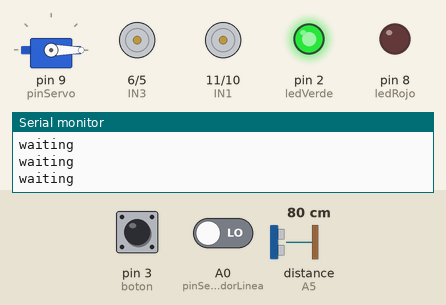
Bench run of a sketch on a simulated Arduino Uno, built with avr-gcc and run on an emulated ATmega328P. Shown: servo, motor-driver pin pairs drawn as motors (green arrow = first pin HIGH = forward, orange = second pin HIGH = backward, longer = more drive), output pins drawn as LEDs (lit = HIGH), the last lines printed to the serial monitor. The inputs (shaded band) are chosen by the test bench; at power-on: pin 3 (boton) LOW, A0 (pinSeguidorLinea) LOW, distance to the obstacle (sensor on A5) 80 cm. The echo pulse lasts 58.3 µs per cm; pins used as bus, display or sensor lines are not drawn.

Above: at 1.2 s.
1.3 s: pin 3 (boton) pulled HIGH for 0.15 s
At 2.2 s:
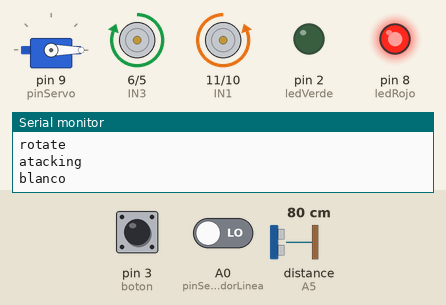
2.9 s: A0 (pinSeguidorLinea) driven HIGH
At 3.5 s:
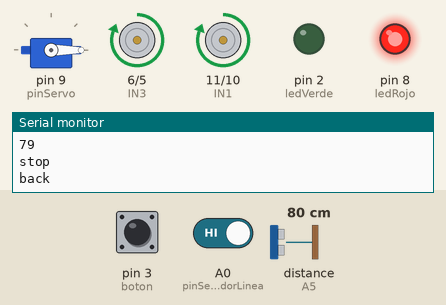
5.9 s: A0 (pinSeguidorLinea) driven LOW
At 6.5 s:
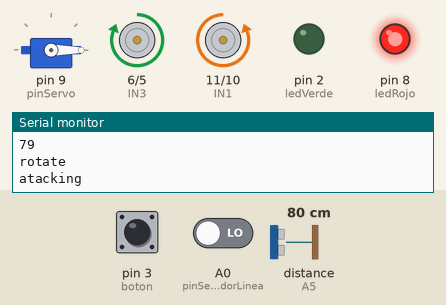
7.5 s: distance to the obstacle (sensor on A5) set to 56 cm
10.5 s: distance to the obstacle (sensor on A5) set to 46 cm
At 11.7 s:
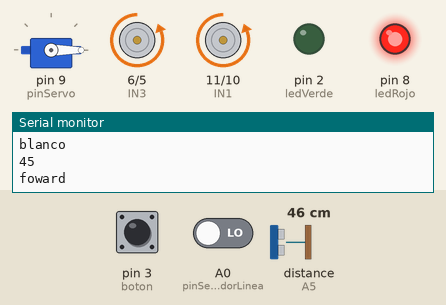
12.0 s: distance to the obstacle (sensor on A5) set to 60 cm
At 12.7 s:
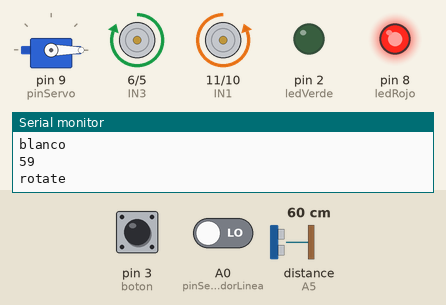
Timing chart, 0 to 14.5 s (numbered marks = the images above; inputs shaded):
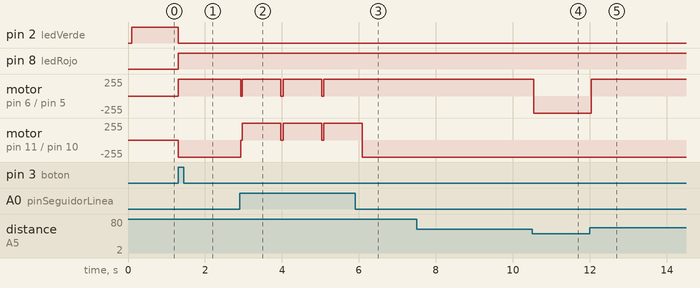

Measured:
- the behaviour switches between 51 and 50 cm on distance to the obstacle (sensor on A5) (found by bisection; images 3 and 4)
- after the input at 1.3 s, pin 2 (ledVerde): HIGH → LOW at once; pin 8 (ledRojo): LOW → HIGH at once; motor on pin 6 (IN3) / pin 5 (IN4): stopped → forward 255/255 at once; motor on pin 11 (IN1) / pin 10 (IN2): stopped → backward 255/255 at once
- after the input at 2.9 s, motor on pin 6 (IN3) / pin 5 (IN4): alternates forward 255/255 for 1.0 s and stopped for 0.06 s, starting at once; motor on pin 11 (IN1) / pin 10 (IN2): backward 255/255 → forward 255/255 at once
- after the input at 5.9 s, motor on pin 6 (IN3) / pin 5 (IN4): stops changing and stays forward 255/255
- after the input at 10.5 s, motor on pin 6 (IN3) / pin 5 (IN4): forward 255/255 → backward 255/255 at once
- after the input at 12.0 s, motor on pin 6 (IN3) / pin 5 (IN4): backward 255/255 → forward 255/255 at once

The sketch:

magnetometro.ino
```cpp
//
//#include "Wire.h"
//#include "HMC5883L.h"
//#include "I2Cdev.h"
//
//HMC5883L magnetometro;
//
//int16_t mx, my, mz;
//void setup() {
//    Serial.begin(9600);
//    Serial.println("Inicializando Magnetometro...");
//    //Inicializamos la comunicación I2C y el magnetómetro
//    Wire.begin();
//    magnetometro.initialize();
//}
//
//void loop() {
//    //Obtenemos del magnetometro las componentes del campo magnético
//    magnetometro.getHeading(&mx, &my, &mz);
//
//    Serial.print("mx:");
//    Serial.print(mx);
//    Serial.print("\tmy:");
//    Serial.print(my);
//    Serial.print("\tmz:");
//    Serial.println(mz);
//    delay(100);
//}
//

//
// Código brújula digital con sensor magnetometro HMC5883
// Basado en el código de http://www.ardumania.es/brujula-digital-hmc5883l/
//
// Añadi LEDs para que indiquen la dirección y así no depender
// del monitor Serial.
//
//
//#include <Wire.h>
//#include <HMC5883L.h> //Include a biblioteca HMC5883L.h
//#include <Adafruit_HMC5883_U.h>
//
//HMC5883L brujula; //Instância a biblioteca para a bússola
//
//int i; //Variable para contar
//float grados; //Variable para almacenar el valor evaluado
//float preciso; //Variable para o mejorar la precison de valor medido
//
//// Asignacion de una identificacion a la brujula
//Adafruit_HMC5883_Unified mag = Adafruit_HMC5883_Unified(12345);
//
//void displaySensorDetails(void)
//{
//sensor_t sensor;
//mag.getSensor(&sensor);
//Serial.println("------------------------------------");
//Serial.print ("Sensor: "); Serial.println(sensor.name);
//Serial.print ("Driver Ver: "); Serial.println(sensor.version);
//Serial.print ("ID unica: "); Serial.println(sensor.sensor_id);
//Serial.print ("Valor Maximo: "); Serial.print(sensor.max_value); Serial.println(" uT");
//Serial.print ("Valor Minimo: "); Serial.print(sensor.min_value); Serial.println(" uT");
//Serial.print ("Resolucion: "); Serial.print(sensor.resolution); Serial.println(" uT");
//Serial.println("------------------------------------");
//Serial.println("");
//delay(500);
//
//}
//
//void setup(void)
//{
//Serial.begin(9600);
//Serial.println("Magnetometro HMC5883 Test"); Serial.println("");
//
///* Inicializamos el sensor */
//if(!mag.begin()){
//// Si hay algun problema con el HMC5883 sale el aviso de que revise las conexiones
//Serial.println("Ooops, no se ha detectado el HMC5883 ... revisa las conexiones!");
//while(1);
//}
//Wire.begin(); //Inicia la comunicacion I2C
//
////Configura a brújula
//brujula = HMC5883L();
//brujula.SetScale(1.3);
//brujula.SetMeasurementMode(Measurement_Continuous);
////===================
//
//// Muesta la información básica del sensor
//displaySensorDetails();
//}
//
//void loop(void)
//{
//// Hacemos que el sensor tome una nueva muestra
//sensors_event_t event;
//mag.getEvent(&event);
//
//float muestra = atan2(event.magnetic.y, event.magnetic.x);
//preciso = 0; //A cero, la variable para una nueva lectura
//
///* Una vez tengamos la muestra tomada, a continuación debemos agregar el "Ángulo de declinación"
//el ángulo de declinación es el "error" del campo magnético en su ubicación.
//Puede encontrar el suyo aquí: http://www.magnetic-declination.com/
//Si no encuentra su ángulo de declinación, comente las dos líneas siguientes, la brújula estará
//ligeramente desviada*/
//
//float declinacionAngulo = 0.13; // Valencia, angulo de declinación 0.13
//muestra += declinacionAngulo;
//
//// corrige los valores negativos
//if(muestra < 0)
//muestra += 2*PI;
//
//// Comprueba si hay error debido a la adición de la declinación.
//if(muestra > 2*PI)
//muestra -= 2*PI;
//
//}
```

integrador.ino
```cpp
//pines para los motores
const byte IN1=11;
const byte IN2=10;
const byte IN3=6;
const byte IN4=5;

//constante de velocidad
const int full=255;

//variable para el seguidor de linea
const byte pinSeguidorLinea = A0;
const byte blanco = 0;
const byte negro = 1;

//variables para el ultrasonido
const byte trigPin = 12;
const byte echoPin = A5;
const byte distanciaMinima=50; //es aproximadamente 50cm


//variable para iniciar/detener ataques
const byte boton = 3;
const byte ledVerde = 2;
const byte ledRojo = 8;
volatile boolean standBy;

//manejo del arma
#include <Servo.h>
Servo servo;
const byte pinServo = 9;
const byte distanciaUso=5;
const byte minRange=0;
const byte maxRange=90;
byte posicionArma;

void setup() {
  Serial.begin(9600);

  //pines para los motores
  pinMode(IN1,OUTPUT);
  pinMode(IN2,OUTPUT);
  pinMode(IN3,OUTPUT);
  pinMode(IN4,OUTPUT);
  //pin seguidor de linea
  pinMode(pinSeguidorLinea,INPUT);
  //pines para sensor distancia por ultrasonido
  pinMode(trigPin, OUTPUT);
  pinMode(echoPin, INPUT);
  //pines para leds y variable de control interno
  standBy = true;
  pinMode(ledVerde,OUTPUT);
  pinMode(ledRojo,OUTPUT);
  //escucho por interrupciones generadas cuando se aprieta el boton que altera esta estado del robor( cambia variable standBy)
  attachInterrupt(digitalPinToInterrupt(boton), apretoBoton, RISING);
  //indico a la libreria del servo el pin a utilizar
  servo.attach(pinServo);
  //preparo el arma
  posicionArma=minRange;
  servo.write(posicionArma);
}

void apretoBoton(){
  standBy = !standBy;
  detener();
//  digitalWrite(ledRojo,standBy);
}

void probarseguidor(){
  int piso = digitalRead(pinSeguidorLinea);
  Serial.println(piso==blanco? "blanco":"negro");
  delay(500);
}

void loop() {
//    algo();
  andar();
//probarseguidor();
//delay(1000);
//Serial.println("aa");
}

void algo(){
  delay(100);
  int a = digitalRead(boton);
  Serial.println(a);
  if (a == HIGH){
    digitalWrite(ledRojo,HIGH);
    digitalWrite(ledVerde,LOW);
  }else{
    digitalWrite(ledVerde,HIGH);
    digitalWrite(ledRojo,LOW);
  }
}

void andar(){

  if(!standBy){
    //modo de pelea
    Serial.println("atacking");
    digitalWrite(ledRojo,HIGH);
    digitalWrite(ledVerde,LOW);
//    delay(1000);
    int dist=medirDistancia();
    int piso=leerPiso();
    Serial.println(piso==blanco? "blanco":"negro");
    Serial.println(dist);
    if(piso == blanco){
      //si sigo dentro de la plataforma
      if(dist<distanciaMinima){
        //enemigo enfrente
        Serial.println("foward");
        avanzar(full);
//        if(dist<distanciaUso){
//          posicionArma = posicionArma==minRange ? maxRange : minRange;
//          servo.write(posicionArma);
//          delay(25);
//        }
      }else{
        Serial.println("rotate");
        rotarDerecha(full);
      }
    }else{
      //si me estoy por caer
      Serial.println("stop");
      detener();
      delay(50);
      Serial.println("back");
      retroceder(full);
      delay(1000);
      detener();
    }
  }else{
    //modo de espera
    detener();
    delay(100);
    Serial.println("waiting");
    digitalWrite(ledVerde,HIGH);
    digitalWrite(ledRojo,LOW);
  }

//  if( dist < distanciaMinima ){
//    Serial.println(piso==blanco? "blanco":"negro");
//    if( piso == negro ){
//      detenerse();
//      retroceder(full);
//      delay(1000);
//      detenerse();
//      delay(50);
//      girarDerechaAdelante(full);
//    }
//  }else{
//    Serial.println(piso==blanco? "blanco":"negro");
//    rotarDerecha(full);
//  }
}
```

motores.ino
```cpp
//
//int IN1=8;
//int IN2=9;
//int IN3=7;
//int IN4=8;
//
//void setup() {
//  //pines para los motores
//  Serial.begin(9600);
//  pinMode(IN1,OUTPUT);
//  pinMode(IN2,OUTPUT);
//  pinMode(IN3,OUTPUT);
//  pinMode(IN4,OUTPUT);
//  Serial.println("me prendi");
//  detenerse();
//}
//
//void loop() {
//  // put your main code here, to run repeatedly:
//  Serial.println("aaaaa");
//  digitalWrite(IN1,HIGH);
//  digitalWrite(IN2,LOW);
//  delay(2000);
////  digitalWrite(IN1,LOW);
////  digitalWrite(IN1,LOW);
////  delay(2000);
////  digitalWrite(IN1,LOW);
////  digitalWrite(IN2,HIGH);
////  delay(2000);
//
//}


void avanzar(int velocidad){
  digitalWrite(IN1,LOW);
  digitalWrite(IN2,velocidad);
  digitalWrite(IN3,LOW);
  digitalWrite(IN4,velocidad);
}

void detener(){
  digitalWrite(IN1,LOW);
  digitalWrite(IN2,LOW);
  digitalWrite(IN3,LOW);
  digitalWrite(IN4,LOW);
}

void retroceder(int velocidad){
  digitalWrite(IN1,velocidad);
  digitalWrite(IN2,LOW);
  digitalWrite(IN3,velocidad);
  digitalWrite(IN4,LOW);

}

void girarDerechaAdelante(int grados){
  digitalWrite(IN1,LOW);
  digitalWrite(IN2,LOW);
  digitalWrite(IN3,HIGH);
  digitalWrite(IN4,LOW);
}

void girarDerechaAtras(int grados){
  digitalWrite(IN1,LOW);
  digitalWrite(IN2,LOW);
  digitalWrite(IN3,LOW);
  digitalWrite(IN4,HIGH);
}

void girarIzquierdaAdelante(int grados){
  digitalWrite(IN1,HIGH);
  digitalWrite(IN2,LOW);
  digitalWrite(IN3,LOW);
  digitalWrite(IN4,LOW);
}

void girarIzquierdaAtras(int grados){
  digitalWrite(IN1,LOW);
  digitalWrite(IN2,HIGH);
  digitalWrite(IN3,LOW);
  digitalWrite(IN4,LOW);
}

/*
 * ROTAR: implica accionar ambos motores
 */
void rotarIzquierda(int grados){
  digitalWrite(IN1,HIGH);
  digitalWrite(IN2,LOW);
  digitalWrite(IN3,LOW);
  digitalWrite(IN4,HIGH);
}

void rotarDerecha(int grados){
  digitalWrite(IN1,LOW);
  digitalWrite(IN2,HIGH);
  digitalWrite(IN3,HIGH);
  digitalWrite(IN4,LOW);
}
```

seguidorLinea.ino
```cpp
//const int pinSeguidorLinea = A10;
//const int blanco = 0;
//const int negro = 1;

//void setup() {
//  Serial.begin(9600);
//  pinMode(pinSeguidorLinea,INPUT);
//}
//
//void loop() {
//  int lectura = digitalRead(pinSeguidorLinea);
//  Serial.println(lectura);
//  delay(500);
//}

int leerPiso(){
  return digitalRead(pinSeguidorLinea);
}
```

ultraSonido.ino
```cpp
// defines pins numbers
//const int trigPin = 40;
//const int echoPin = A15;
//
//const int distanciaMinima=50; //es aproximadamente 50cm

int medirDistancia(){
  digitalWrite(trigPin, LOW);
  delayMicroseconds(2);
  digitalWrite(trigPin, HIGH);
  delayMicroseconds(10);
  digitalWrite(trigPin, LOW);
  long duration = pulseIn(echoPin, HIGH);
  return duration*0.034/2;
}

//
//void setup() {
//  pinMode(trigPin, OUTPUT); // Sets the trigPin as an Output
//  pinMode(echoPin, INPUT); // Sets the echoPin as an Input
//  Serial.begin(9600); // Starts the serial communication
//}
//void loop() {
//
//int distance;
//  // Clears the trigPin
//  digitalWrite(trigPin, LOW);
//  delayMicroseconds(2);
//  // Sets the trigPin on HIGH state for 10 micro seconds
//  digitalWrite(trigPin, HIGH);
//  delayMicroseconds(10);
//  digitalWrite(trigPin, LOW);
//  // Reads the echoPin, returns the sound wave travel time in microseconds
//  duration = pulseIn(echoPin, HIGH);
//  // Calculating the distance
//  distance= duration*0.034/2;
//  // Prints the distance on the Serial Monitor
//  Serial.print("Distance: ");
//  Serial.println(distance);
//  delay(1000);
//}
```
